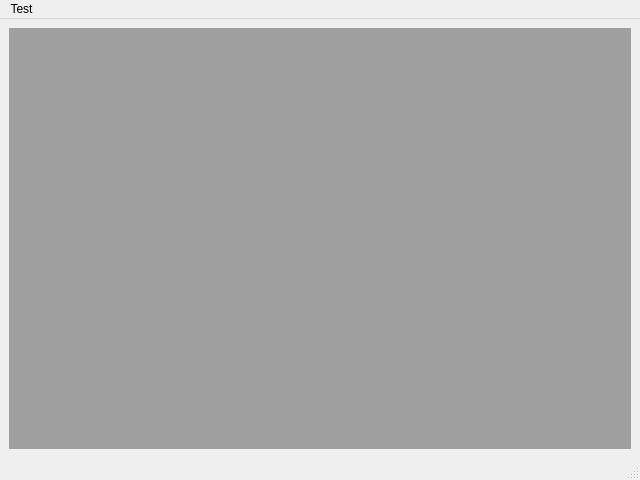
<?xml version="1.0" encoding="UTF-8"?>
<ui version="4.0">
 <class>GWindowUi</class>
 <widget class="QMainWindow" name="GWindowUi">
  <property name="geometry">
   <rect>
    <x>0</x>
    <y>0</y>
    <width>640</width>
    <height>480</height>
   </rect>
  </property>
  <property name="windowTitle">
   <string>ReadyPad</string>
  </property>
  <widget class="QWidget" name="centralwidget">
   <layout class="QGridLayout" name="gridLayout">
    <item row="0" column="0">
     <widget class="QMdiArea" name="mdiArea">
      <property name="verticalScrollBarPolicy">
       <enum>Qt::ScrollBarAsNeeded</enum>
      </property>
      <property name="horizontalScrollBarPolicy">
       <enum>Qt::ScrollBarAsNeeded</enum>
      </property>
     </widget>
    </item>
   </layout>
  </widget>
  <widget class="QMenuBar" name="menubar">
   <property name="geometry">
    <rect>
     <x>0</x>
     <y>0</y>
     <width>640</width>
     <height>26</height>
    </rect>
   </property>
   <widget class="QMenu" name="menuTest">
    <property name="title">
     <string>Test</string>
    </property>
    <widget class="QMenu" name="menuFile">
     <property name="title">
      <string>Fichier</string>
     </property>
     <addaction name="actionSaveFile"/>
     <addaction name="actionSearchFile"/>
     <addaction name="actionDownloadFile"/>
     <addaction name="actionDeleteFile"/>
    </widget>
    <widget class="QMenu" name="menuOptions">
     <property name="title">
      <string>Options</string>
     </property>
     <addaction name="actionCreateOption"/>
     <addaction name="actionSearchOption"/>
     <addaction name="actionEnableOption"/>
     <addaction name="actionDisableOption"/>
     <addaction name="actionReadOption"/>
     <addaction name="actionUpdateOption"/>
     <addaction name="actionDeleteOption"/>
    </widget>
    <widget class="QMenu" name="menuAccount">
     <property name="title">
      <string>Compte</string>
     </property>
     <addaction name="actionCreateAccount"/>
     <addaction name="actionSearchAccount"/>
     <addaction name="actionEnableAccount"/>
     <addaction name="actionDisableAccount"/>
     <addaction name="actionUpdateAccount"/>
     <addaction name="actionDeleteAccount"/>
    </widget>
    <widget class="QMenu" name="menuGroupe">
     <property name="title">
      <string>Groupe</string>
     </property>
     <addaction name="actionCreateGroup"/>
     <addaction name="actionSearchGroup"/>
     <addaction name="actionUpdateGroup"/>
     <addaction name="actionDeleteGroup"/>
    </widget>
    <widget class="QMenu" name="menuConnection">
     <property name="title">
      <string>Connexion</string>
     </property>
     <addaction name="actionStartConnection"/>
     <addaction name="actionStartDisconnection"/>
    </widget>
    <widget class="QMenu" name="menuModule">
     <property name="title">
      <string>Module</string>
     </property>
     <addaction name="actionManageModule"/>
     <addaction name="actionCreateModule"/>
     <addaction name="actionSearchModule"/>
     <addaction name="actionUpdateModule"/>
     <addaction name="actionDeleteModule"/>
    </widget>
    <addaction name="menuConnection"/>
    <addaction name="menuAccount"/>
    <addaction name="menuGroupe"/>
    <addaction name="menuFile"/>
    <addaction name="menuOptions"/>
    <addaction name="menuModule"/>
   </widget>
   <addaction name="menuTest"/>
  </widget>
  <widget class="QStatusBar" name="statusbar"/>
  <action name="actionSaveFile">
   <property name="text">
    <string>Enregistrer un fichier</string>
   </property>
  </action>
  <action name="actionDownloadFile">
   <property name="text">
    <string>Télécharger un fichier</string>
   </property>
  </action>
  <action name="actionCreateOption">
   <property name="text">
    <string>Créer une option</string>
   </property>
  </action>
  <action name="actionEnableOption">
   <property name="text">
    <string>Activer une option</string>
   </property>
  </action>
  <action name="actionDisableOption">
   <property name="text">
    <string>Désactiver une option</string>
   </property>
  </action>
  <action name="actionReadOption">
   <property name="text">
    <string>Lire une option</string>
   </property>
  </action>
  <action name="actionUpdateOption">
   <property name="text">
    <string>Modifier une option</string>
   </property>
  </action>
  <action name="actionDeleteOption">
   <property name="text">
    <string>Supprimer une option</string>
   </property>
  </action>
  <action name="actionSearchOption">
   <property name="text">
    <string>Rechercher une option</string>
   </property>
  </action>
  <action name="actionCreateAccount">
   <property name="text">
    <string>Créer un compte</string>
   </property>
  </action>
  <action name="actionEnableAccount">
   <property name="text">
    <string>Activer un compte</string>
   </property>
  </action>
  <action name="actionDisableAccount">
   <property name="text">
    <string>Désactiver un compte</string>
   </property>
  </action>
  <action name="actionSearchAccount">
   <property name="text">
    <string>Rechercher un compte</string>
   </property>
  </action>
  <action name="actionUpdateAccount">
   <property name="text">
    <string>Modifier un compte</string>
   </property>
  </action>
  <action name="actionDeleteAccount">
   <property name="text">
    <string>Supprimer un compte</string>
   </property>
  </action>
  <action name="actionCreateGroup">
   <property name="text">
    <string>Créer un groupe</string>
   </property>
  </action>
  <action name="actionSearchGroup">
   <property name="text">
    <string>Rechercher un groupe</string>
   </property>
  </action>
  <action name="actionUpdateGroup">
   <property name="text">
    <string>Modifier un groupe</string>
   </property>
  </action>
  <action name="actionDeleteGroup">
   <property name="text">
    <string>Supprimer un groupe</string>
   </property>
  </action>
  <action name="actionStartConnection">
   <property name="text">
    <string>Démarrer une connexion</string>
   </property>
  </action>
  <action name="actionStartDisconnection">
   <property name="text">
    <string>Démarrer une déconnexion</string>
   </property>
  </action>
  <action name="actionSearchFile">
   <property name="text">
    <string>Rechercher un fichier</string>
   </property>
  </action>
  <action name="actionDeleteFile">
   <property name="text">
    <string>Supprimer un fichier</string>
   </property>
  </action>
  <action name="actionCreateModule">
   <property name="text">
    <string>Créer un module</string>
   </property>
  </action>
  <action name="actionSearchModule">
   <property name="text">
    <string>Rechercher un module</string>
   </property>
  </action>
  <action name="actionUpdateModule">
   <property name="text">
    <string>Modifier un module</string>
   </property>
  </action>
  <action name="actionDeleteModule">
   <property name="text">
    <string>Supprimer un module</string>
   </property>
  </action>
  <action name="actionManageModule">
   <property name="text">
    <string>Gérer un module</string>
   </property>
  </action>
 </widget>
 <resources/>
 <connections/>
</ui>
